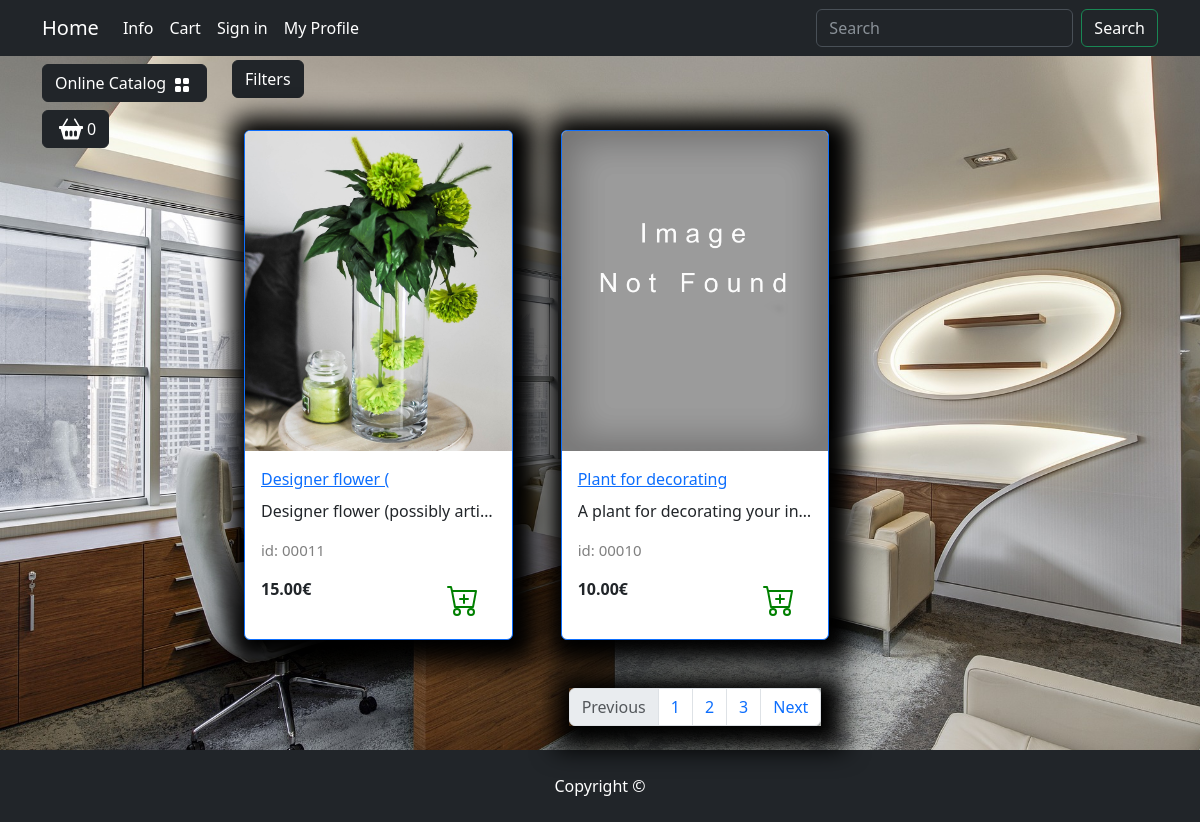
The app's page /catalog/decor/, older data.
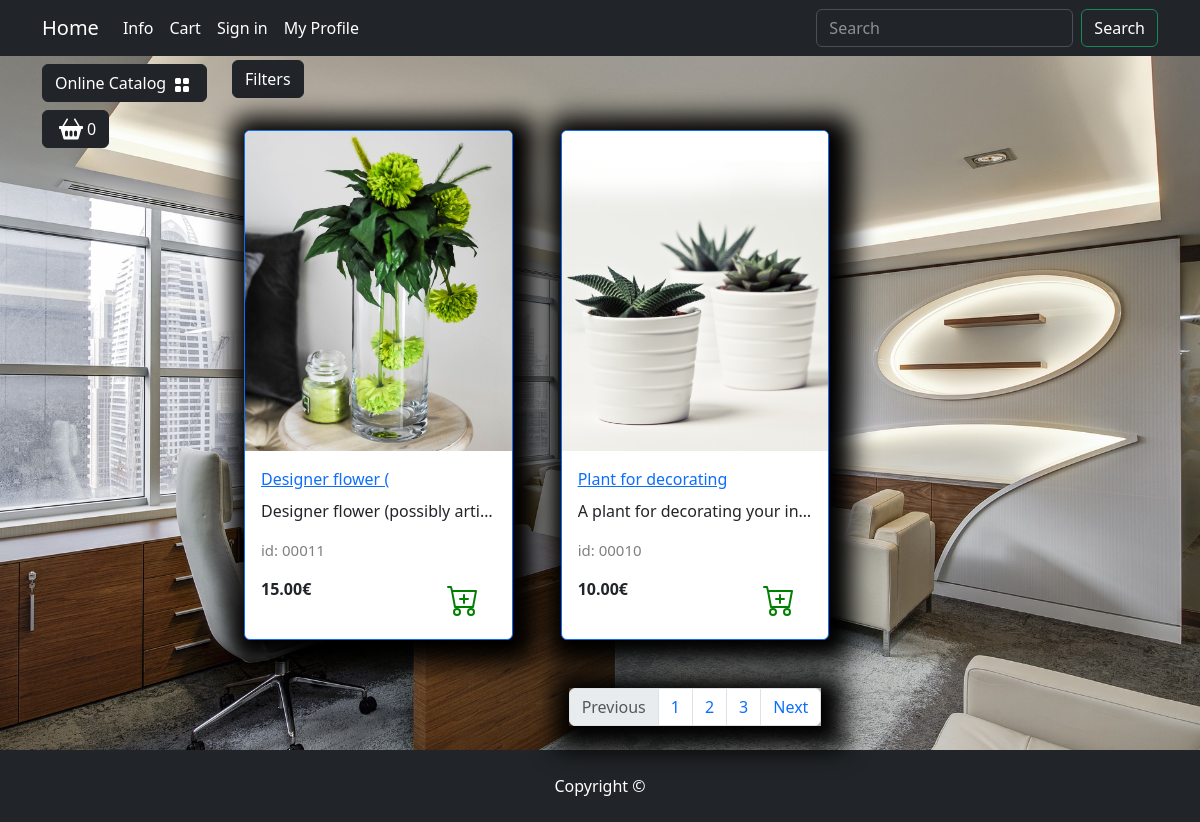
The same page, newer data.
### goods/models.py (models this page shows, shortened)
class Product(models.Model):
    name = models.CharField(max_length=150, unique=True)
    slug = models.SlugField(max_length=200, unique=True, blank=True, null=True, verbose_name='URL')
    description = models.TextField(blank=True, null=True)
    image = models.ImageField(upload_to='goods_images', blank=True, null=True)
    price = models.DecimalField(default=0.00, max_digits=7, decimal_places=2)
    discount = models.DecimalField(default=0.00, max_digits=4, decimal_places=2)
    quantity = models.PositiveIntegerField(default=0)
    category = models.ForeignKey(Category, on_delete=models.CASCADE)
    class Meta:
        db_table = 'product'
        verbose_name = 'Product'
        verbose_name_plural = 'Products'
        ordering = ("-id",)
    def display_id(self):
        return f'{self.id:05}'

### goods/views.py (the view)
# urls.py: path('catalog/', include('goods.urls', namespace='catalog')),
def catalog(request,category_slug=None):
    if category_slug  == "all-products":
        goods = Product.objects.all()
    else:
        goods = get_list_or_404(Product.objects.filter(category__slug=category_slug))
    return render(request, 'goods/catalog.html',{'goods': goods})

### goods/context_processors.py (called while the page is built)
def categories(request):
    categories = Category.objects.all()
    return {'categories': categories}

### templates/goods/catalog.html (shortened to what this page needs)
{% extends "main/base.html" %}
{% load static %}
{% block content %}
    <div class="row">
        <div class="dropdown mb-2">
            <button class="btn btn-secondary dropdown-toggle btn-dark" type="button" data-bs-toggle="dropdown"
                aria-expanded="false">
                Filters
            </button>
        </div>
        {% for product in goods %}
            <div class="col-lg-4 col-md-6 p-4">
                <div class="card border-primary rounded custom-shadow">
                    {% if product.image %}
                        <img src="{{product.image.url}}" class="card-img-top" alt="{{product.name}}">
                        {% else %}
                            <img src="{% static 'deps/images/Not found image.png' %}" class="card-img-top" alt="...">
                    {% endif %}
                    <div class="card-body">
                        <a href="/catalog/product/{{product.slug}}/">
                            <p class="card-title">{{product.name}}</p>
                        </a>
                        <p class="card-text text-truncate">{{product.description}}</p>
                        <p class="product_id">id: {{product.display_id}}</p>
                        <div class="d-flex justify-content-between">
                            {% if product.discount %}
                                <p><s>{{product.price}}</s>€</p>
                               <p><strong>{{ product.sell_price}}€</strong></p>
                               <span class="badge bg-warning text-dark">Discount: {{product.discount}} %</span>
                            {% else%}
                                <p><strong>{{ product.price}}€</strong></p>
                            {% endif %}
                                <a href="#" class="btn add-to-cart">
                                <img class="mx-1" src="{% static 'deps/icons/cart-plus.svg' %}" alt="Catalog Icon"
                                    width="32" height="32">
                            </a>
                        </div>
                    </div>
                </div>
            </div>
        {% endfor %}
    </div>
    <nav aria-label="Page navigation example">
        <ul class="pagination justify-content-center my-4">
            <div class="custom-shadow d-flex">
                <li class="page-item disabled">
                <a class="page-link">Previous</a>
                </li>
                <li class="page-item"><a class="page-link" href="#">1</a></li>
                <li class="page-item"><a class="page-link" href="#">2</a></li>
                <li class="page-item"><a class="page-link" href="#">3</a></li>
                <li class="page-item">
                <a class="page-link" href="#">Next</a>
                </li>
            </div>
        </ul>
    </nav>
{% endblock content %}
{% block footer %}
<footer class="py-4 bg-dark">
    <div class="container">
        <p class="m-0 text-center text-white">Copyright &copy; </p>
    </div>
</footer>
{% endblock footer %}

### templates/main/base.html (shortened to what this page needs)
{% load static %}
<!DOCTYPE html>
<html lang="en">
<head>
    <link rel="stylesheet" href="{% static "deps/css/bootstrap/bootstrap.min.css" %}">
    <link rel="stylesheet" href="{% static "deps/css/my_css.css" %}">
</head>
<body>
    <header>
        <nav class="navbar navbar-expand-lg bg-dark" data-bs-theme="dark">
            <div class="container">
                <a class="navbar-brand" href="{% url 'main:index' %}">Home</a>
                <div class="collapse navbar-collapse" id="navbarSupportedContent">
                    <ul class="navbar-nav me-auto mb-2 mb-lg-0">
                        <li class="nav-item dropdown ">
                            <a class="nav-link dropdown-toggle text-white" href="#" role="button"
                            data-bs-toggle="dropdown" aria-expanded="false">
                                Info
                            </a>
                        </li>
                        <li class="nav-item">
                            <a class="nav-link  text-white" href="carts/cart.html">Cart</a>
                        </li>
                        <li class="nav-item">
                            <a class="nav-link  text-white" href="users/login.html">Sign in</a>
                        </li>
                        <li class="nav-item dropdown ">
                            <a class="nav-link dropdown-toggle text-white" href="#" role="button"
                                data-bs-toggle="dropdown" aria-expanded="false">
                                My Profile
                            </a>
                        </li>
                    </ul>
                    <form class="d-flex" role="search">
                        <input class="form-control me-2" type="search" placeholder="Search" aria-label="Search">
                        <button class="btn btn-outline-success text-white" type="submit">Search</button>
                    </form>
                </div>
            </div>
        </nav>
    </header>
    <section>
        <div class="container">
            <div class="row mt-1 position-fixed z-3">
                <div class="dropdown mb-2">
                    <button class="btn btn-secondary dropdown-toggle btn-dark" type="button" data-bs-toggle="dropdown"
                        aria-expanded="false">
                        Online Catalog
                        <img class="mx-1" src="{% static 'deps/icons/grid-fill.svg' %}" alt="Catalog Icon" width="16"
                            height="16">
                    </button>
                </div>
                <div>
                    <button type="button" class="btn btn-dark btn-secondary d-flex" id="modalButton"
                        aria-expanded="false">
                        <img class="mx-1" src="{% static 'deps/icons/basket2-fill.svg' %}" alt="Catalog Icon" width="24"
                            height="24">
                        <span id="goods-in-cart-count">0</span>
                    </button>
                </div>
            </div>
        </div>
        <div class="container">
            <div class="row mt-1">
                <div class="col-lg-2">
                </div>
                <div class="col-lg-10">
                    {% block content %}
                    {% endblock %}
                </div>
            </div>
        </div>
    </section>
    {% block footer %}
    {% endblock footer %}
</body>
</html>

### static/deps/css/my_css.css (style rules this page uses)
body { background-image: url("../images/bg-image.jpg"); background-repeat: no-repeat; background-attachment: fixed; background-position: center center; background-size: cover; height: 100%; }
.dropdown-toggle::after { content: none; }
.custom-shadow { box-shadow: 5px 5px 25px 19px #000000; }
.product_id { color: gray; font-size: 15px; }

Row changes from the older to the newer data that the page shows:
changed Product "Plant for decorating": image: picture added
